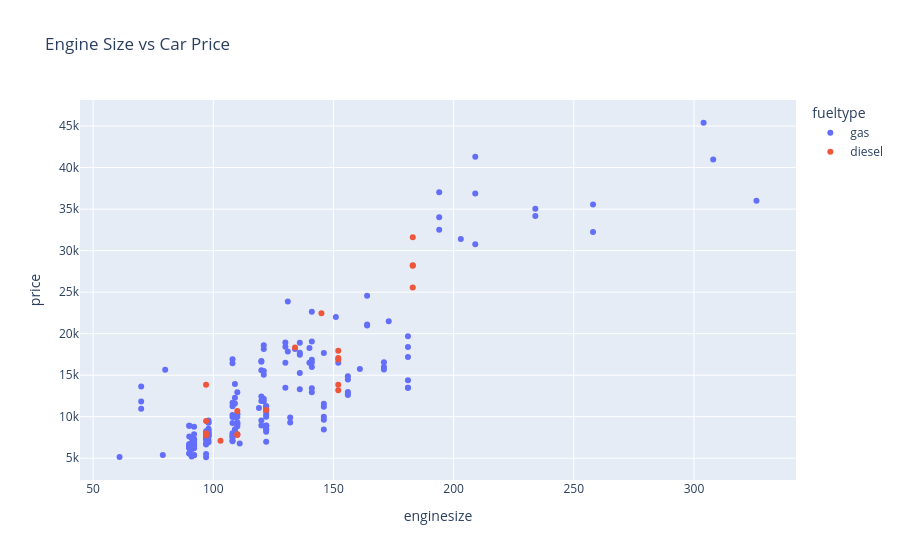

Notebook source saved alongside this figure:
### Markdown cell above
---

### Code cell
import plotly.express as px

# Create a simple interactive scatter plot
fig = px.scatter(
    df,
    x="enginesize",
    y="price",
    color="fueltype",
    hover_data=["horsepower", "curbweight"],
    title="Engine Size vs Car Price"
)
fig.show()

### Figure 1 — Plotly figure (JSON) as saved in the notebook; plotly's stock layout.template omitted (floating-point values rounded to 4 significant figures; data arrays with more than 128 entries replaced by an {"elided": "..."} marker saying what was removed)
{"data": [{"customdata": {"elided": "185x2 int values"}, "hovertemplate": "fueltype=gas<br>enginesize=%{x}<br>price=%{y}<br>horsepower=%{customdata[0]}<br>curbweight=%{customdata[1]}<extra></extra>", "legendgroup": "gas", "marker": {"color": "#636efa", "symbol": "circle"}, "mode": "markers", "name": "gas", "orientation": "v", "showlegend": true, "type": "scatter", "x": {"elided": "185 int values"}, "xaxis": "x", "y": {"elided": "185 float values"}, "yaxis": "y"}, {"customdata": [[64, 2443], [72, 2700], [123, 3515], [123, 3750], [123, 3495], [123, 3770], [55, 2017], [95, 3197], [95, 3430], [95, 3252], [95, 3485], [95, 3252], [56, 2275], [56, 2275], [73, 2480], [52, 2261], [52, 2264], [68, 2319], [68, 2579], [106, 3217]], "hovertemplate": "fueltype=diesel<br>enginesize=%{x}<br>price=%{y}<br>horsepower=%{customdata[0]}<br>curbweight=%{customdata[1]}<extra></extra>", "legendgroup": "diesel", "marker": {"color": "#EF553B", "symbol": "circle"}, "mode": "markers", "name": "diesel", "orientation": "v", "showlegend": true, "type": "scatter", "x": [122, 134, 183, 183, 183, 183, 103, 152, 152, 152, 152, 152, 110, 110, 110, 97, 97, 97, 97, 145], "xaxis": "x", "y": [10795, 18344, 25552, 28248, 28176, 31600, 7099, 13200, 13860, 16900, 17075, 17950, 7898, 7788, 10698, 7775, 7995, 9495, 13845, 22470], "yaxis": "y"}], "layout": {"legend": {"title": {"text": "fueltype"}, "tracegroupgap": 0}, "title": {"text": "Engine Size vs Car Price"}, "xaxis": {"anchor": "y", "domain": [0, 1], "title": {"text": "enginesize"}}, "yaxis": {"anchor": "x", "domain": [0, 1], "title": {"text": "price"}}}}
